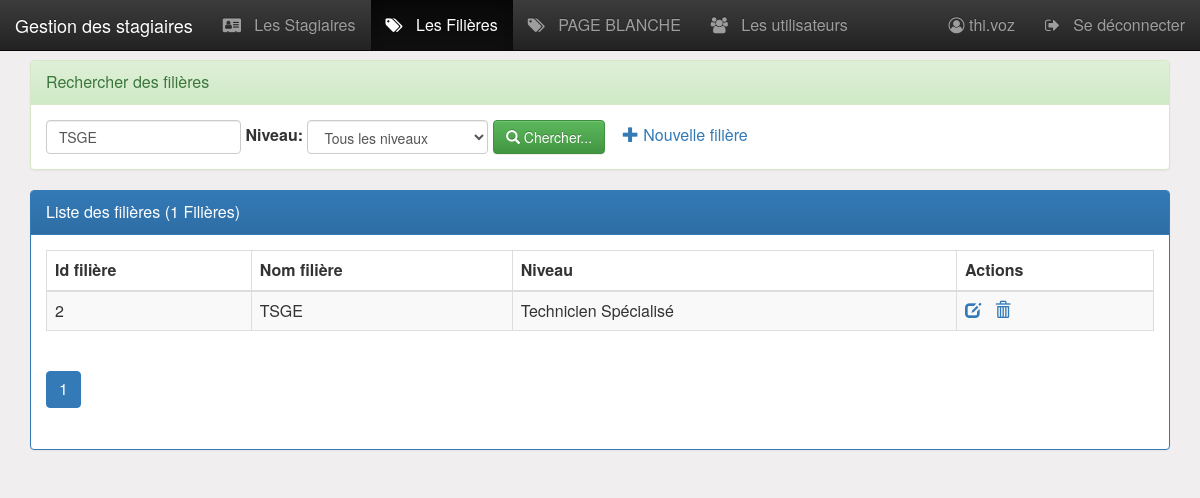
Screenshot of /pages/filieres.php?nomF=TSGE (signed in) with the database file from the repository.
### tables this page shows
CREATE TABLE IF NOT EXISTS `filiere` (
  `idFiliere` int(4) NOT NULL AUTO_INCREMENT,
  `nomFiliere` varchar(50) DEFAULT NULL,
  `niveau` varchar(50) DEFAULT NULL,
  PRIMARY KEY (`idFiliere`)
);

CREATE TABLE IF NOT EXISTS `niveau` (
  `codeNiveau` varchar(2) NOT NULL,
  `libelleNiveau` varchar(50) DEFAULT NULL,
  PRIMARY KEY (`codeNiveau`)
);

### pages/filieres.php (the view, shortened to what this page needs)
<?php
    require_once("connexiondb.php");
    $nomf="";
    if(isset($_GET['nomF'])){
        $nomf = $_GET['nomF'];
    }
    if(isset($_GET['niveau'])){
        $niveau = $_GET['niveau'];
    }else{
        $niveau="all";
    }
    $size=isset($_GET['size'])?$_GET['size']:6;
    $page=isset($_GET['page'])?$_GET['page']:1;
    $offset=($page-1)*$size;
    if($niveau=="all"){
        $requete="
            SELECT *
            FROM   filiere as f, niveau as n
            WHERE  f.niveau = n.codeNiveau
            AND    f.nomFiliere like '%$nomf%'
            limit $size
            offset $offset";
        $requeteCount="select count(*) countF from filiere
                where nomFiliere like '%$nomf%'";
    }
    $req = $pdo->prepare($requete);
    $req->execute();
    $filieres = $req->fetchAll(PDO::FETCH_ASSOC);
    $req=$pdo->query($requeteCount);
    $tabCount=$req->fetch();
    $nbrFiliere=$tabCount['countF'];
    $reste=$nbrFiliere % $size;
    if($reste===0)
        $nbrPage=$nbrFiliere/$size;
    else
        $nbrPage=floor($nbrFiliere/$size)+1;
?>
<!DOCTYPE HTML>
<HTML>
    <head>
    <?php include '../include/head.php' ?>
    </head>
    <body>
        <?php include("menu.php"); ?>
        <div class="container py-2 margetop60">
            <div class="panel panel-success">
				<div class="panel-heading">Rechercher des filières</div>
				<div class="panel-body">
					<form method="get" action="filieres.php" class="form-inline">
						<div class="form-group">
                            <input name="nomF" placeholder="Nom de la filière"
                                   value="<?= $nomf ?>"
                                   class="form-control" type="text" />
                        </div>
                        <label for="niveau">Niveau:</label>
			            <select name="niveau" class="form-control" id="niveau"
                                onchange="this.form.submit()">
                            <option value="all" <?= $niveau==="all"?"selected":"" ?>>Tous les niveaux</option>
			            </select>
				        <button type="submit" class="btn btn-success">
                            <span class="glyphicon glyphicon-search"></span>
                            Chercher...
                        </button>
                       	<?php if ($_SESSION['user']['role']=='ADMIN') {?>
                            <a href="filiereAjouter.php">
                                <span class="glyphicon glyphicon-plus"></span>
                                Nouvelle filière
                            </a>
                        <?php } ?>
					</form>
				</div>
			</div>
            <div class="panel panel-primary">
                <div class="panel-heading">Liste des filières (<?php echo $nbrFiliere ?> Filières)</div>
                <div class="panel-body">
                    <?php
                    if(!empty($filieres) && is_array($filieres)){
                    ?>
                    <table class="table table-striped table-bordered">
                        <thead>
                            <tr>
                                <th>Id filière</th>
                                <th>Nom filière</th>
                                <th>Niveau</th>
                                <?php if ($_SESSION['user']['role']== 'ADMIN') {?>
                                	<th>Actions</th>
                                <?php }?>
                            </tr>
                        </thead>
                        <tbody>
                            <?php
                                foreach ($filieres as $item) {
                                    ?>
                                    <tr>
                                        <td><?= $item['idFiliere'] ?> </td>
                                        <td><?= $item['nomFiliere'] ?> </td>
                                        <td><?= $item['libelleNiveau'] ?> </td>
                                        <?php if ($_SESSION['user']['role']== 'ADMIN') {?>
                                            <td>
                                                <a href="filiereEditer.php?idFiliere=<?= $item['idFiliere'] ?>" title="Editer">
                                                    <span class="glyphicon glyphicon-edit"></span>
                                                </a>
                                                <a onclick="return confirm('Etes vous sur de vouloir supprimer la filière')"
                                                    href="filiereSupprimer.php?idFiliere=<?= $item['idFiliere'] ?>" title="Supprimer">
                                                        <span class="glyphicon glyphicon-trash"></span>
                                                </a>
                                            </td>
                                        <?php }?>
                                    </tr>
                                    <?php
                                }
                            ?>
                       </tbody>
                    </table>
                    <?php
                    }else{
                        echo "La liste est vide!";
                    }
                    ?>
                <div>
                    <ul class="pagination">
                        <?php for($i=1;$i<=$nbrPage;$i++){ ?>
                            <li class="<?php if($i==$page) echo 'active' ?>">
                                <a href="filieres.php?page=<?php echo $i;?>&nomF=<?php echo $nomf ?>&niveau=<?php echo $niveau ?>">
                                    <?php echo $i; ?>
                                </a>
                             </li>
                        <?php } ?>
                    </ul>
                </div>
                </div>
            </div>
        </div>
    </body>
</HTML>

### include/css/monstyle.css (style rules this page uses)
.margetop60 { margin-top: 60px; }
body { background-color: rgb(240, 238, 238); font-size: 16px; }

### rows the page displays
filiere: idFiliere "2", nomFiliere "TSGE", niveau.libelleNiveau "Technicien Spécialisé"

### other values shown
$_SESSION['user']['login'] "thi.voz"
$nbrFiliere "1"
